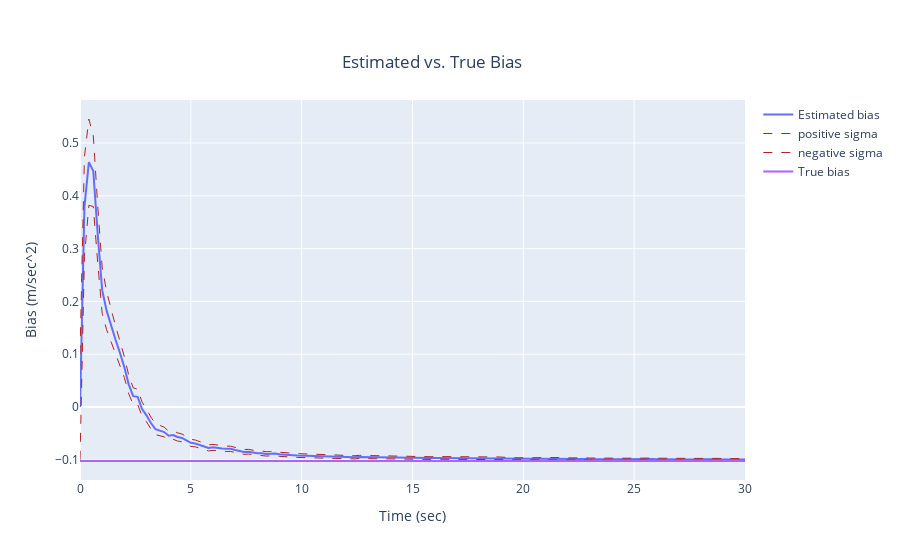
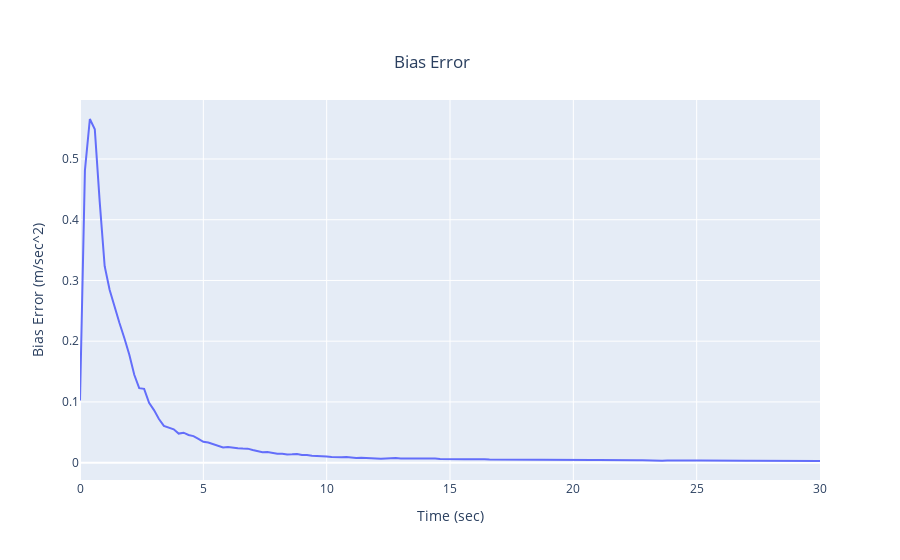
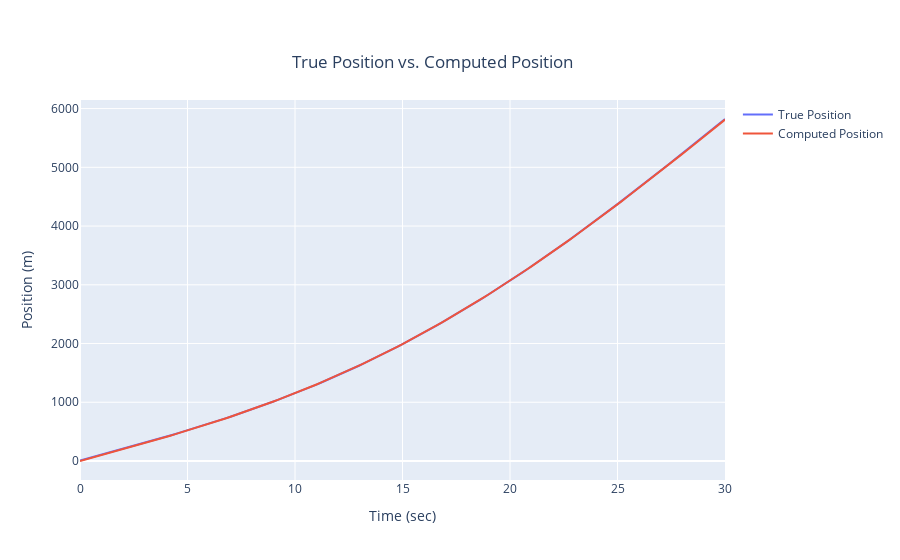
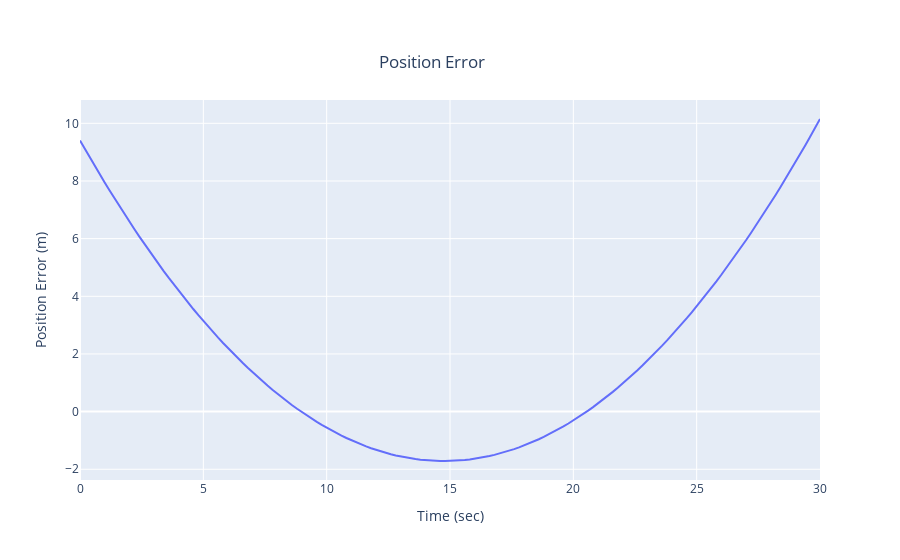

Notebook code cell kept with these figures, in order:
### Code cell
pclist, vclist, ptruelist, vtruelist, b_a_true, dxlist, Pklist, Klist = monte_carlo_run(verbose=True)

y = [dxlist[i][2,0] for i in range(len(dxlist))]
dp = [dxlist[i][0,0] for i in range(len(dxlist))]
dv = [dxlist[i][1,0] for i in range(len(dxlist))]
bias_std = [np.sqrt(Pklist[i][2,2]) for i in range(len(Pklist))]
bias_sigma_plus = [y[i] + bias_std[i] for i in range(len(y))]
bias_sigma_minus = [y[i] - bias_std[i] for i in range(len(y))]
pos_error = [ptruelist[i] - pclist[i] for i in range(len(pclist))]
vel_error = [vtruelist[i] - vclist[i] for i in range(len(vclist))]
# Bias plot
fig = go.Figure()
fig.add_trace(go.Scatter(x=t_kf, y=y, name="Estimated bias"))
fig.add_trace(go.Scatter(x=t_kf, y=bias_sigma_plus, name="positive sigma", line=dict(color='firebrick', width=1, dash='dash')))
fig.add_trace(go.Scatter(x=t_kf, y=bias_sigma_minus, name="negative sigma", line=dict(color='firebrick', width=1, dash='dash')))
fig.add_trace(go.Scatter(x=t_kf, y=[b_a_true for i in range(len(dxlist))], name="True bias"))
fig.update_layout(title={'text':"Estimated vs. True Bias",'xanchor':'center','yanchor':'top','y':0.9,'x':0.48}, xaxis_title="Time (sec)", yaxis_title="Bias (m/sec^2)")
fig.show()

# Bias error plot
figb = go.Figure()
figb.add_trace(go.Scatter(x=t_kf, y=[y[i] - b_a_true for i in range(len(dxlist))], name="Bias Error"))
figb.update_layout(title={'text':"Bias Error",'xanchor':'center','yanchor':'top','y':0.9,'x':0.48}, xaxis_title="Time (sec)", yaxis_title="Bias Error (m/sec^2)")
figb.show()


fig2 = go.Figure()
fig2.add_trace(go.Scatter(x=t_kf, y=ptruelist, name="True Position"))
# fig2.add_trace(go.Scatter(x=tlist, y=ptruelist, name="True Position"))
fig2.add_trace(go.Scatter(x=t_kf, y=pclist, name="Computed Position"))
fig2.update_layout(title={'text':"True Position vs. Computed Position",'xanchor':'center','yanchor':'top','y':0.9,'x':0.48}, xaxis_title="Time (sec)", yaxis_title="Position (m)")
fig2.show()

fig3 = go.Figure()
fig3.add_trace(go.Scatter(x=t_kf, y=pos_error, name="Position Error"))
fig3.update_layout(title={'text':"Position Error",'xanchor':'center','yanchor':'top','y':0.9,'x':0.48}, xaxis_title="Time (sec)", yaxis_title="Position Error (m)")
fig3.show()

fig4 = go.Figure()
fig4.add_trace(go.Scatter(x=t_kf, y=vel_error, name="Velocity Error"))
fig4.update_layout(title={'text':"Velocity Error",'xanchor':'center','yanchor':'top','y':0.9,'x':0.48}, xaxis_title="Time (sec)", yaxis_title="Velocity Error (m/s)")
fig4.show()

### Figure 1 — Plotly figure (JSON) as saved in the notebook; plotly's stock layout.template omitted (floating-point values rounded to 4 significant figures; data arrays with more than 128 entries replaced by an {"elided": "..."} marker saying what was removed)
{"data": [{"name": "Estimated bias", "type": "scatter", "x": {"elided": "151 float values"}, "y": {"elided": "151 float values"}}, {"line": {"color": "firebrick", "dash": "dash", "width": 1}, "name": "positive sigma", "type": "scatter", "x": {"elided": "151 float values"}, "y": {"elided": "151 float values"}}, {"line": {"color": "firebrick", "dash": "dash", "width": 1}, "name": "negative sigma", "type": "scatter", "x": {"elided": "151 float values"}, "y": {"elided": "151 float values"}}, {"name": "True bias", "type": "scatter", "x": {"elided": "151 float values"}, "y": {"elided": "151 float values"}}], "layout": {"title": {"text": "Estimated vs. True Bias", "x": 0.48, "xanchor": "center", "y": 0.9, "yanchor": "top"}, "xaxis": {"title": {"text": "Time (sec)"}}, "yaxis": {"title": {"text": "Bias (m/sec^2)"}}}}

### Figure 2 — Plotly figure (JSON) as saved in the notebook; plotly's stock layout.template omitted (floating-point values rounded to 4 significant figures; data arrays with more than 128 entries replaced by an {"elided": "..."} marker saying what was removed)
{"data": [{"name": "Bias Error", "type": "scatter", "x": {"elided": "151 float values"}, "y": {"elided": "151 float values"}}], "layout": {"title": {"text": "Bias Error", "x": 0.48, "xanchor": "center", "y": 0.9, "yanchor": "top"}, "xaxis": {"title": {"text": "Time (sec)"}}, "yaxis": {"title": {"text": "Bias Error (m/sec^2)"}}}}

### Figure 3 — Plotly figure (JSON) as saved in the notebook; plotly's stock layout.template omitted (floating-point values rounded to 4 significant figures; data arrays with more than 128 entries replaced by an {"elided": "..."} marker saying what was removed)
{"data": [{"name": "True Position", "type": "scatter", "x": {"elided": "151 float values"}, "y": {"elided": "151 float values"}}, {"name": "Computed Position", "type": "scatter", "x": {"elided": "151 float values"}, "y": {"elided": "151 float values"}}], "layout": {"title": {"text": "True Position vs. Computed Position", "x": 0.48, "xanchor": "center", "y": 0.9, "yanchor": "top"}, "xaxis": {"title": {"text": "Time (sec)"}}, "yaxis": {"title": {"text": "Position (m)"}}}}

### Figure 4 — Plotly figure (JSON) as saved in the notebook; plotly's stock layout.template omitted (floating-point values rounded to 4 significant figures; data arrays with more than 128 entries replaced by an {"elided": "..."} marker saying what was removed)
{"data": [{"name": "Position Error", "type": "scatter", "x": {"elided": "151 float values"}, "y": {"elided": "151 float values"}}], "layout": {"title": {"text": "Position Error", "x": 0.48, "xanchor": "center", "y": 0.9, "yanchor": "top"}, "xaxis": {"title": {"text": "Time (sec)"}}, "yaxis": {"title": {"text": "Position Error (m)"}}}}
